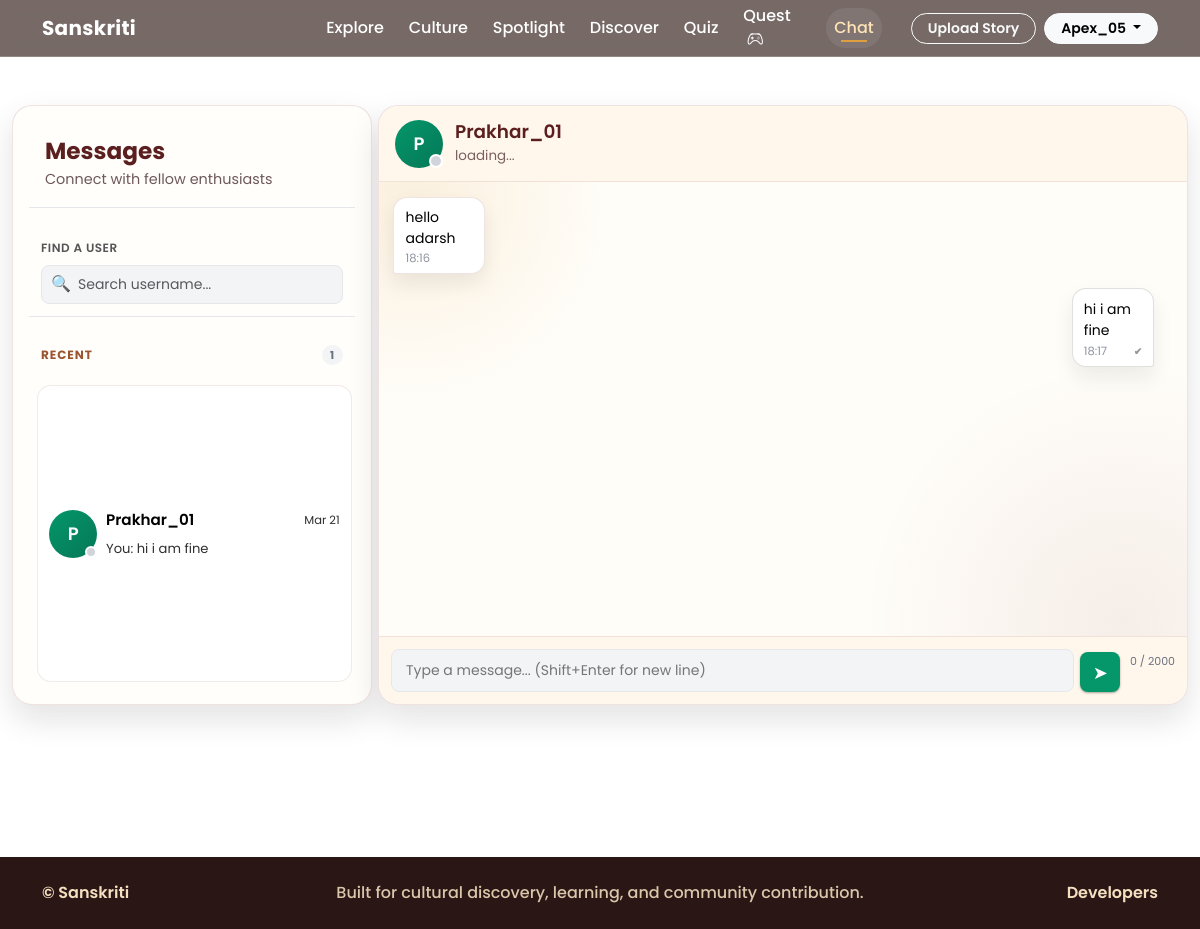
Page /chat/Prakhar_01/ (signed in) on the committed database.
### core/models.py (models this page shows, shortened)
class Message(models.Model):
	conversation = models.ForeignKey(
		Conversation,
		on_delete=models.CASCADE,
		related_name="messages",
	)
	sender = models.ForeignKey(
		settings.AUTH_USER_MODEL,
		on_delete=models.CASCADE,
		related_name="sent_chat_messages",
	)
	receiver = models.ForeignKey(
		settings.AUTH_USER_MODEL,
		on_delete=models.CASCADE,
		related_name="received_chat_messages",
	)
	content = models.TextField()
	timestamp = models.DateTimeField(auto_now_add=True, db_index=True)
	is_read = models.BooleanField(default=False)
	is_delivered = models.BooleanField(default=False)
	class Meta:
		ordering = ["timestamp", "id"]
		constraints = [
			models.CheckConstraint(check=~Q(sender=F("receiver")), name="prevent_self_message"),
		]
		indexes = [
			models.Index(fields=["conversation", "timestamp"], name="message_conv_time_idx"),
			models.Index(fields=["receiver", "is_read", "timestamp"], name="message_read_state_idx"),
			models.Index(fields=["receiver", "is_delivered", "timestamp"], name="message_delivered_idx"),
		]

### core/views.py (the view)
@login_required(login_url="login")
@never_cache
def chat_conversation(request, username):
    if not _chat_schema_is_ready():
        return _chat_schema_unavailable_response(request)
    search_query = (request.GET.get("q") or "").strip()
    try:
        active_chat_user = _resolve_chat_partner(request.user, username)
    except ValueError:
        messages.error(request, "You cannot message yourself.")
        return redirect("chat_home")
    try:
        conversation, _ = Conversation.get_or_create_between(request.user, active_chat_user)
        Message.objects.filter(
            conversation=conversation,
            receiver=request.user,
            is_read=False,
        ).update(is_read=True)
        context = {
            "search_query": search_query,
            "search_results": _build_chat_search_results(request.user, search_query),
            "chat_threads": _build_chat_threads(request.user, active_username=active_chat_user.username),
            "active_chat_user": active_chat_user,
            "active_messages": _get_recent_conversation_messages(conversation),
            "chat_poll_interval_seconds": CHAT_POLL_INTERVAL_SECONDS,
            "chat_fetch_url": reverse("chat_fetch_messages", kwargs={"username": active_chat_user.username}),
            "chat_send_url": reverse("chat_send_message", kwargs={"username": active_chat_user.username}),
        }
    except (OperationalError, ProgrammingError):
        return _chat_schema_unavailable_response(request)
    return render(request, "core/chat.html", context)

### core/templates/core/chat.html (shortened to what this page needs)
{% extends "core/base.html" %}
{% load static %}
{% block extra_head %}
<link rel="stylesheet" href="{% static 'css/chat-enhanced.css' %}">
{% endblock %}
{% block content %}
<section class="chat-page py-4 py-lg-5">
    <div class="container-fluid h-100">
        <div class="chat-shell h-100">
            <aside class="chat-sidebar">
                <div class="chat-sidebar-header">
                    <h1>Messages</h1>
                    <p>Connect with fellow enthusiasts</p>
                </div>
                <div class="chat-search-wrap">
                    <label for="chatUserSearchInput" class="form-label mb-2">Find a user</label>
                    <div class="chat-search-container">
                        <input
                            type="search"
                            id="chatUserSearchInput"
                            class="form-control chat-search-input"
                            value="{{ search_query }}"
                            placeholder="Search username..."
                            autocomplete="off"
                            data-search-url="{% url 'chat_user_search' %}"
                        >
                        <span class="chat-search-icon">🔍</span>
                    </div>
                </div>
                <div class="chat-section-head">
                    <span>Recent</span>
                    <span class="chat-threads-count" id="chatThreadsCount">{{ chat_threads|length }}</span>
                </div>
                <div class="chat-thread-list" id="chatThreadList">
                    {% if chat_threads %}
                        {% for thread in chat_threads %}
                            <a
                                href="{{ thread.conversation_url }}"
                                class="chat-thread-item{% if thread.is_active %} is-active{% endif %}"
                                data-username="{{ thread.username }}"
                                data-is-online="{% if thread.is_online %}true{% else %}false{% endif %}"
                            >
                                <div class="chat-thread-avatar">
                                    <span class="avatar-placeholder">{{ thread.display_name|first|upper }}</span>
                                    <span class="online-status {% if thread.is_online %}online{% else %}offline{% endif %}"></span>
                                </div>
                                <div class="chat-thread-content">
                                    <div class="chat-thread-top">
                                        <strong class="chat-thread-username">{{ thread.display_name }}</strong>
                                        <span class="chat-thread-time">
                                            {% if thread.last_message_time %}
                                                {{ thread.last_message_time|date:"M d" }}
                                            {% endif %}
                                        </span>
                                    </div>
                                    <div class="chat-thread-bottom">
                                        <span class="chat-thread-preview">{{ thread.last_message }}</span>
                                    </div>
                                </div>
                            </a>
                        {% endfor %}
                    {% else %}
                        <div class="chat-empty-list">
                            <p>💬 No conversations yet</p>
                            <small>Search for a user above to start chatting</small>
                        </div>
                    {% endif %}
                </div>
            </aside>
            <section class="chat-conversation-panel">
                {% if active_chat_user %}
                    <header class="chat-conversation-header">
                        <div class="chat-header-left">
                            <div class="chat-header-avatar">
                                <span class="avatar-placeholder">{{ active_chat_user.username|first|upper }}</span>
                                <span
                                    class="online-status-large offline"
                                    id="chatUserOnlineStatus"
                                ></span>
                            </div>
                            <div class="chat-header-info">
                                <h2 class="chat-header-name">{{ active_chat_user.username }}</h2>
                                <p class="chat-header-status" id="chatUserStatus">
                                    <span id="chatUserStatusText">loading...</span>
                                </p>
                            </div>
                        </div>
                    </header>
                    <div
                        id="chatMessageArea"
                        class="chat-message-area"
                        data-fetch-url="{{ chat_fetch_url }}"
                        data-send-url="{{ chat_send_url }}"
                        data-delivered-url="{% url 'chat_mark_messages_delivered' active_chat_user.username %}"
                        data-typing-url="{% url 'chat_typing_indicator' active_chat_user.username %}"
                        data-check-typing-url="{% url 'chat_check_typing' active_chat_user.username %}"
                        data-online-status-url="{% url 'chat_check_online_status' active_chat_user.username %}"
                        data-activity-update-url="{% url 'chat_update_user_activity' %}"
                        data-activity-offline-url="{% url 'chat_set_offline' %}"
                        data-current-username="{{ user.username }}"
                        data-poll-seconds="{{ chat_poll_interval_seconds }}"
                    >
                        {% for chat_message in active_messages %}
                            <article
                                class="chat-message-row {% if chat_message.sender_id == user.id %}outgoing{% else %}incoming{% endif %}"
                                data-message-id="{{ chat_message.id }}"
                                data-is-read="{{ chat_message.is_read|lower }}"
                                data-is-delivered="{{ chat_message.is_delivered|lower }}"
                            >
                                <div class="chat-message-bubble-wrapper">
                                    <div class="chat-message-bubble">
                                        <p class="chat-message-content">{{ chat_message.content|linebreaksbr }}</p>
                                        <div class="chat-message-footer">
                                            <span class="chat-message-time">{{ chat_message.timestamp|date:"H:i" }}</span>
                                            {% if chat_message.sender_id == user.id %}
                                                <span class="chat-message-status" id="msg-status-{{ chat_message.id }}">
                                                    {% if chat_message.is_read %}
                                                        <span class="status-seen" title="Seen">✔✔</span>
                                                    {% elif chat_message.is_delivered %}
                                                        <span class="status-delivered" title="Delivered">✔✔</span>
                                                    {% else %}
                                                        <span class="status-sent" title="Sent">✔</span>
                                                    {% endif %}
                                                </span>
                                            {% endif %}
                                        </div>
                                    </div>
                                </div>
                            </article>
                        {% empty %}
                            <div class="chat-empty-conversation" id="chatEmptyConversation">
                                <p>👋 No messages yet</p>
                                <small>Start the conversation!</small>
                            </div>
                        {% endfor %}
                    </div>
                    <form id="chatSendForm" class="chat-send-form" data-send-url="{{ chat_send_url }}" novalidate>
                        <div class="chat-input-wrapper">
                            <textarea
                                id="chatMessageInput"
                                name="content"
                                maxlength="2000"
                                placeholder="Type a message... (Shift+Enter for new line)"
                                autocomplete="off"
                                rows="1"
                                class="chat-message-textarea"
                                required
                            ></textarea>
                            <button
                                type="submit"
                                class="btn-send"
                                id="chatSendButton"
                                title="Send message (Enter)"
                                disabled
                            >
                                <span class="send-icon">➤</span>
                            </button>
                        </div>
                        <small class="char-count" id="charCount">0 / 2000</small>
                    </form>
                {% endif %}
            </section>
        </div>
    </div>
</section>
{% endblock %}

### core/templates/core/base.html (shortened to what this page needs)
{% load static %}
<!DOCTYPE html>
<html lang="en">
<head>
    <link href="https://cdn.jsdelivr.net/npm/bootstrap@5.3.3/dist/css/bootstrap.min.css" rel="stylesheet">
    <link rel="stylesheet" href="https://cdn.jsdelivr.net/npm/bootstrap-icons@1.11.3/font/bootstrap-icons.min.css">
    {% block extra_head %}{% endblock %}
    <link rel="stylesheet" href="{% static 'css/style.css' %}">
</head>
<body{% if user.is_authenticated %} class="is-authenticated"{% endif %}>
{% with current_view=request.resolver_match.url_name %}
<nav class="navbar navbar-expand-xl navbar-dark sticky-top custom-nav" id="mainNavbar">
    <div class="container position-relative">
        <a class="navbar-brand fw-bold" href="{% url 'home' %}">Sanskriti</a>
        <div class="collapse navbar-collapse align-items-xl-center" id="navmenu">
            {% if user.is_authenticated %}
                <div class="auth-nav-center">
                    <ul class="navbar-nav auth-nav-links">
                        <li class="nav-item"><a class="nav-link auth-nav-link nav-collapse-link {% if current_view == 'explore_india' %}active{% endif %}" href="{% url 'explore_india' %}">Explore</a></li>
                        <li class="nav-item"><a class="nav-link auth-nav-link nav-collapse-link {% if current_view == 'culture' %}active{% endif %}" href="{% url 'culture' %}">Culture</a></li>
                        <li class="nav-item"><a class="nav-link auth-nav-link nav-collapse-link {% if current_view == 'spotlight' %}active{% endif %}" href="{% url 'spotlight' %}">Spotlight</a></li>
                        <li class="nav-item"><a class="nav-link auth-nav-link nav-collapse-link {% if current_view == 'discover' or current_view == 'discover_by_state' %}active{% endif %}" href="{% url 'discover' %}">Discover</a></li>
                        <li class="nav-item"><a class="nav-link auth-nav-link nav-collapse-link " href="{% url 'quiz' %}">Quiz</a></li>
                        <li class="nav-item"><a class="nav-link auth-nav-link nav-collapse-link " href="{% url 'culture_quest' %}">Quest <i class="bi bi-controller ms-1"></i></a></li>
                        <li class="nav-item"><a class="nav-link auth-nav-link nav-collapse-link {% if current_view == 'chat_home' or current_view == 'chat_conversation' %}active{% endif %}" href="{% url 'chat_home' %}">Chat</a></li>
                    </ul>
                </div>
                <div class="auth-nav-actions d-flex flex-column flex-xl-row align-items-xl-center gap-2 ms-xl-auto mt-3 mt-xl-0">
                    <a href="{% url 'upload' %}" class="btn btn-outline-light btn-sm rounded-pill px-3 nav-collapse-link">Upload Story</a>
                    <div class="dropdown">
                        <button class="btn btn-light btn-sm rounded-pill px-3 dropdown-toggle" type="button" data-bs-toggle="dropdown" aria-expanded="false">
                            {{ user.username }}
                        </button>
                    </div>
                </div>
            {% endif %}
        </div>
    </div>
</nav>
<div class="content-area page-transition">
    {% block content %}{% endblock %}
</div>
<footer class="site-footer">
    <div class="container py-3 py-md-4">
        <div class="footer-minimal">
            <span class="footer-minimal-left">&copy; Sanskriti</span>
            <span class="footer-minimal-center">Built for cultural discovery, learning, and community contribution.</span>
            <a class="footer-minimal-right footer-link" href="{% url 'developers' %}">Developers</a>
        </div>
    </div>
</footer>
{% endwith %}
</body>
</html>

### rows in the picture
Message: content "hello adarsh", timestamp "18:16"
Message: content "hi i am fine", timestamp "18:17"

### other values in the picture
{{ user.username }} "Apex_05"
{{ chat_threads|length }} "1"
{{ thread.display_name|first|upper }} "P"
{{ thread.display_name }} "Prakhar_01"
{{ thread.last_message_time|date:"M d" }} "Mar 21"
{{ thread.last_message }} "You: hi i am fine"
{{ active_chat_user.username|first|upper }} "P"
{{ active_chat_user.username }} "Prakhar_01"
